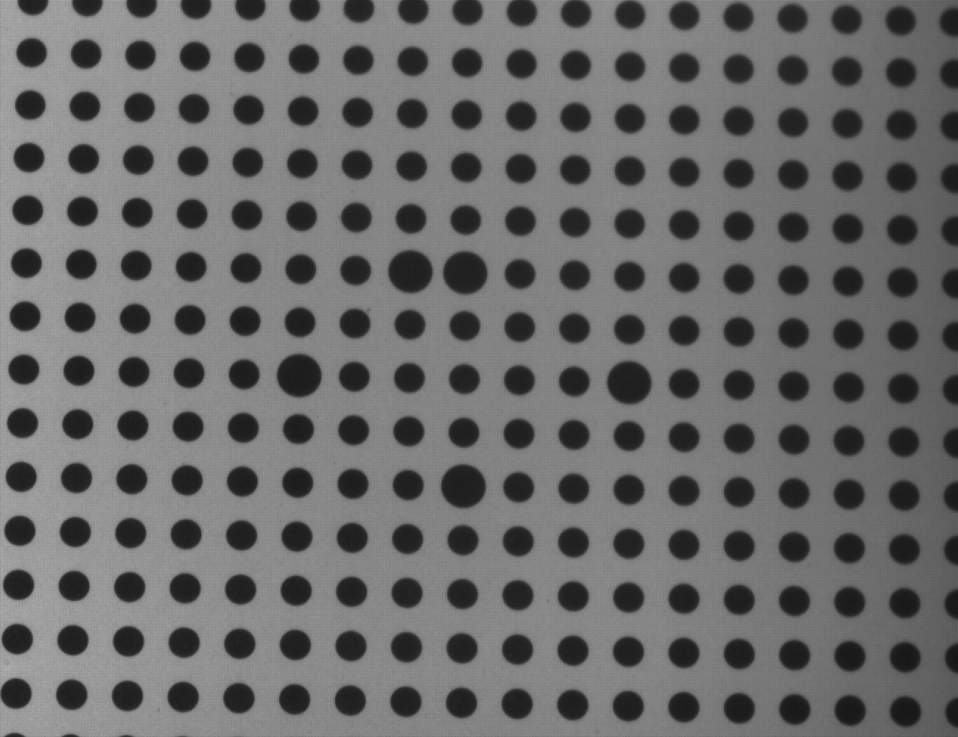
#> input picture .gitignore/data/raw/0007.png, 958 x 737 px, shrunk from 1300 x 1000 before the run
$ python -i detect_circles.py   (imports and definitions only)
#> lines starting #> are read from the running program, lines starting #| are printed output that depends on the picture; after the words box and inside, x2 and y2 are one past the last pixel; in counts of white or black regions, pixels touching at a corner belong together
#> further down, picture is the input picture: shape (737, 958, 3); min 22, max 174, mean 106.7

import cv2
import numpy as np
from typing import List, Optional, Tuple
import os

def find_subpixel_edges(image: np.ndarray,
                       blur_kernel: tuple = (5, 5),
                       canny_thresholds: tuple = (50, 150),
                       win_size: int = 3,
                       max_iter: int = 40,
                       epsilon: float = 0.001) -> np.ndarray:
    """
    使用亚像素精度检测图像边缘

    参数:
        image: 输入图像 (BGR或灰度)
        blur_kernel: 高斯模糊核大小
        canny_thresholds: Canny边缘检测的阈值 (低, 高)
        win_size: 亚像素计算的窗口大小
        max_iter: 最大迭代次数
        epsilon: 迭代终止精度

    返回:
        edge_points: 亚像素级边缘点坐标 (N, 2)
    """
    # 转换为灰度图
    if len(image.shape) == 3:
        gray = cv2.cvtColor(image, cv2.COLOR_BGR2GRAY)
    else:
        gray = image.copy()

    # 检查图像大小是否足够
    min_dim = win_size * 2 + 5
    if gray.shape[0] < min_dim or gray.shape[1] < min_dim:
        return np.array([], dtype=np.float32).reshape(0, 2)

    # 高斯模糊降噪
    blurred = cv2.GaussianBlur(gray, blur_kernel, 1.5)

    # Canny边缘检测
    edges = cv2.Canny(blurred, canny_thresholds[0], canny_thresholds[1])

    # 查找轮廓
    contours, _ = cv2.findContours(edges, cv2.RETR_EXTERNAL, cv2.CHAIN_APPROX_NONE)

    # 准备亚像素角点检测参数
    criteria = (cv2.TERM_CRITERIA_EPS + cv2.TERM_CRITERIA_MAX_ITER, max_iter, epsilon)

    all_edge_points = []

    for contour in contours:
        if len(contour) < 5:  # 至少需要5个点
            continue

        # 转换为浮点型
        contour = np.float32(contour).reshape(-1, 2)

        # 检查轮廓点是否在图像边界内
        h, w = gray.shape
        valid_mask = ((contour[:, 0] >= win_size) &
                     (contour[:, 0] < w - win_size) &
                     (contour[:, 1] >= win_size) &
                     (contour[:, 1] < h - win_size))

        if not np.any(valid_mask):
            continue

        # 只保留有效点
        valid_contour = contour[valid_mask]

        try:
            # 亚像素精确化
            cv2.cornerSubPix(
                gray,
                valid_contour,
                (win_size, win_size),
                (-1, -1),  # 零区域，表示没有
                criteria
            )
            all_edge_points.append(valid_contour)
        except:
            # 如果亚像素处理失败，跳过这个轮廓
            continue

    if not all_edge_points:
        return np.array([], dtype=np.float32).reshape(0, 2)

    return np.vstack(all_edge_points)


def fit_ellipse_subpixel(image: np.ndarray,
                        min_points: int = 10,
                        roundness_threshold: float = 0.7) -> Optional[Tuple[tuple, tuple, float]]:
    """
    使用亚像素边缘拟合椭圆

    参数:
        image: 输入图像
        min_points: 拟合椭圆所需的最小点数
        roundness_threshold: 圆形度阈值

    返回:
        ((center_x, center_y), (major_axis, minor_axis), angle) 或 None
    """
    # 获取亚像素边缘点
    edge_points = find_subpixel_edges(image)

    if len(edge_points) < min_points:
        return None

    # 拟合椭圆
    ellipse = cv2.fitEllipse(edge_points)
    (center, axes, angle) = ellipse

    # 计算圆形度
    major_axis, minor_axis = max(axes), min(axes)
    area = np.pi * major_axis * minor_axis / 4.0
    perimeter = np.pi * (1.5 * (major_axis + minor_axis) - np.sqrt(major_axis * minor_axis))
    roundness = (4 * np.pi * area) / (perimeter * perimeter)

    if roundness < roundness_threshold:
        return None

    return (center, axes, angle, roundness)

def detect_circles_with_subpixel(image: np.ndarray,
                               min_area: int = 30,
                               roundness_threshold: float = 0.7) -> List[np.ndarray]:
    """
    检测图像中的圆形（使用亚像素精度）
    """
#> called with min_area = 30, roundness_threshold = 0.7
    if len(image.shape) == 3:
        gray = cv2.cvtColor(image, cv2.COLOR_BGR2GRAY)
    else:
        gray = image.copy()

    # 二值化
    _, binary = cv2.threshold(gray, 0, 255, cv2.THRESH_BINARY_INV + cv2.THRESH_OTSU)
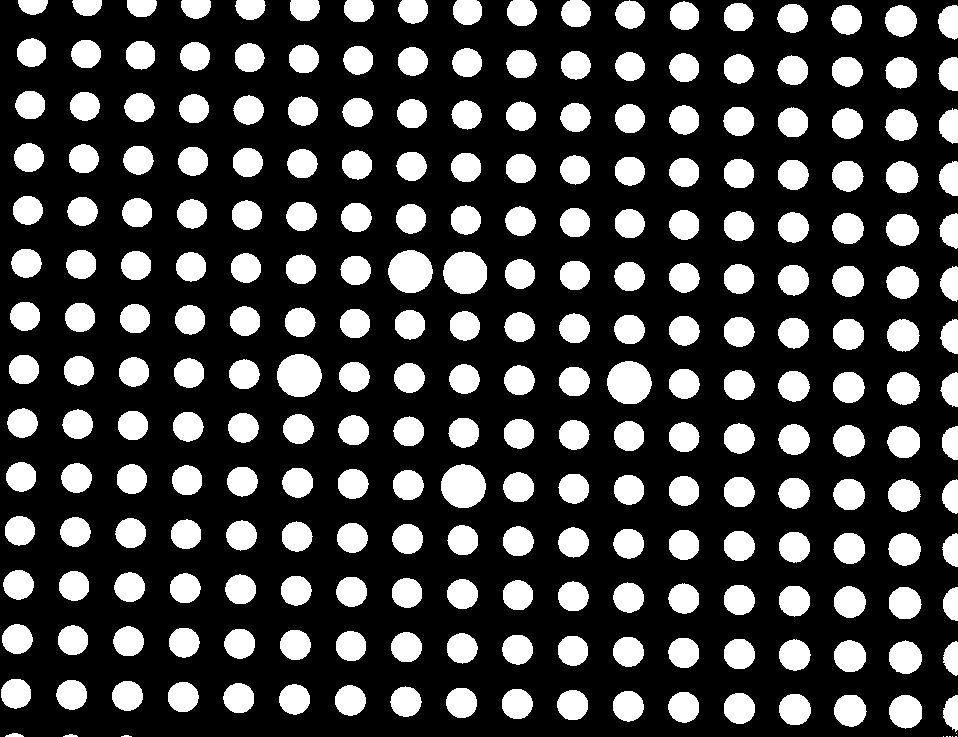
#> binary: shape (737, 958); 25.7% white; 261 white regions (7 under 20 px)

    # 查找轮廓
    contours, _ = cv2.findContours(binary, cv2.RETR_EXTERNAL, cv2.CHAIN_APPROX_SIMPLE)
#> contours = 261 contours, 8 with area under 20; largest, box (x1, y1, x2, y2) and area: (441, 464, 486, 508) 1480, (607, 361, 652, 404) 1454, (277, 354, 322, 397) 1454, (388, 250, 433, 293) 1437, (443, 251, 487, 294) 1426

    circles = []
    min_roi_size = 20  # 最小ROI大小

    for contour in contours:
        if len(contour) < 5:  # 至少需要5个点才能拟合椭圆
            continue

        area = cv2.contourArea(contour)
        if area < min_area:
            continue

        # 获取轮廓的边界框
        x, y, w, h = cv2.boundingRect(contour)

        # 确保ROI足够大
        if w < min_roi_size or h < min_roi_size:
            expand = max(min_roi_size - w, min_roi_size - h) // 2 + 1
        else:
            expand = 5  # 默认扩展5个像素

        # 计算扩展后的ROI，确保不超出图像边界
        x1 = max(0, x - expand)
        y1 = max(0, y - expand)
        x2 = min(gray.shape[1], x + w + expand)
        y2 = min(gray.shape[0], y + h + expand)

        # 提取ROI
        roi = gray[y1:y2, x1:x2]

        # 确保ROI足够大
        if roi.size == 0 or roi.shape[0] < min_roi_size or roi.shape[1] < min_roi_size:
            continue

        # 使用亚像素边缘拟合椭圆
        result = fit_ellipse_subpixel(roi, roundness_threshold=roundness_threshold)

        if result is not None:
            (center, axes, angle, roundness) = result
            # 将ROI坐标转换回原图坐标
            center = (center[0] + x1, center[1] + y1)
            radius = (axes[0] + axes[1]) / 4.0  # 平均半径

            circles.append(np.array([center[0], center[1], radius, roundness]))
#> this loop made 261 passes
#> (x, y, w, h, expand, x1, y1) on passes 11 to 22: (889, 695, 33, 34, 5, 884, 690), (834, 695, 33, 32, 5, 829, 690), (779, 694, 32, 31, 5, 774, 689), (724, 693, 31, 31, 5, 719, 688), (668, 692, 31, 31, 5, 663, 687), (613, 691, 31, 31, 5, 608, 686), (557, 690, 31, 30, 5, 552, 685), (502, 689, 31, 30, 5, 497, 684), (446, 688, 31, 30, 5, 441, 683), (390, 686, 32, 31, 5, 385, 681), (335, 685, 31, 31, 5, 330, 680), (279, 684, 31, 31, 5, 274, 679)
#> (x, y, w, h, expand, x1, y1) on passes 9, 10, 28: (5, 733, 19, 4, 9, 0, 724), (943, 695, 15, 37, 3, 940, 692), (943, 641, 15, 35, 3, 940, 638)

    return circles


# [109 lines left out: functions detect_circles, find_circles, plot_dectected_circles, not called in this run]

>>> import cv2
>>> picture = cv2.imread('../.gitignore/data/raw/0007.png')
>>> result = detect_circles_with_subpixel(picture)

$ run again, on .gitignore/data/raw/0008.png
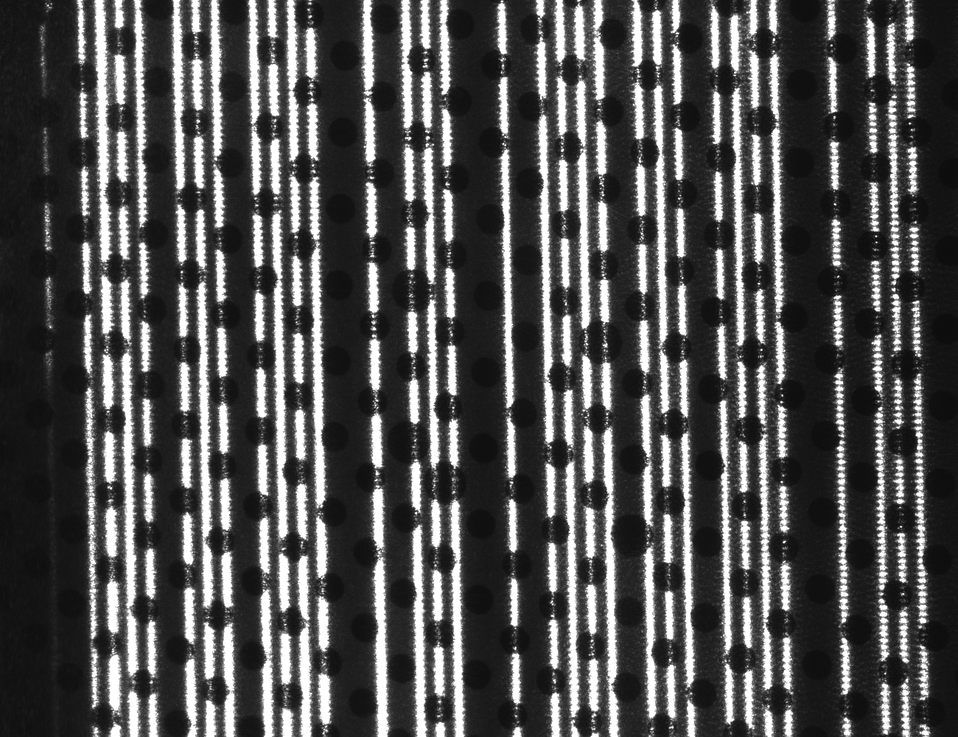
#> input picture .gitignore/data/raw/0008.png, 958 x 737 px, shrunk from 1300 x 1000 before the run
#> picture is the input picture: shape (737, 958, 3); min 12, max 255, mean 81.1
#> in detect_circles_with_subpixel, `_, binary = cv2.threshold(gray, 0, 255, cv2.THRESH_BINARY_INV + cv2.TH..`:
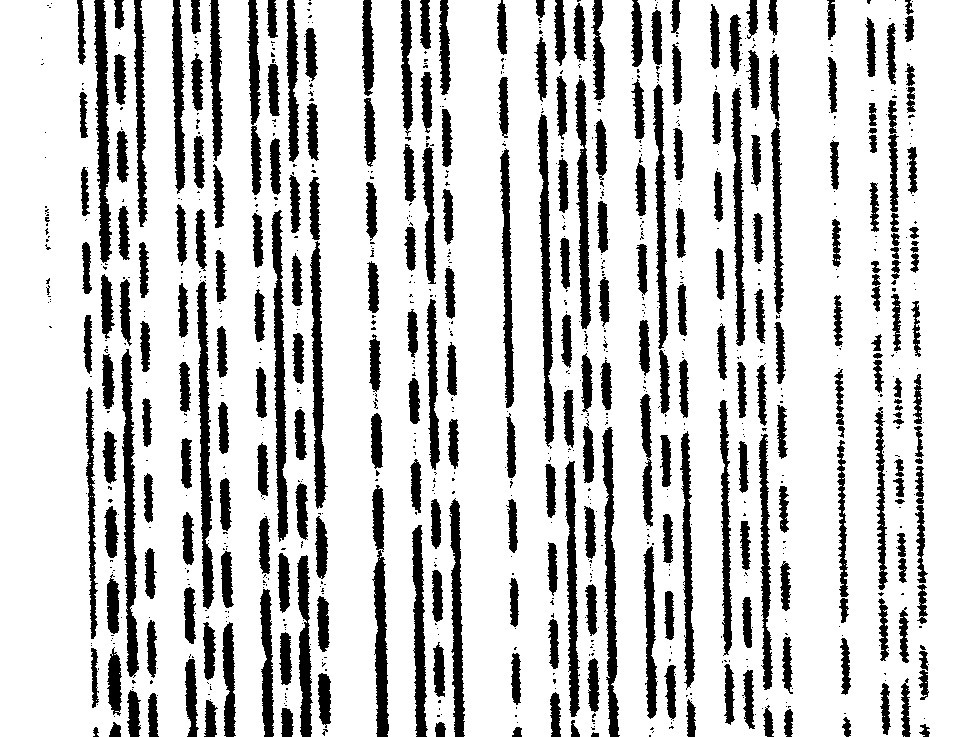
#> binary: shape (737, 958); 79.1% white; 973 black regions (706 under 20 px)
#> in detect_circles_with_subpixel, `contours, _ = cv2.findContours(binary, cv2.RETR_EXTERNAL, cv2.CHAIN_AP..`: contours = 5 contours, 4 with area under 20; largest, box (x1, y1, x2, y2) and area: (0, 0, 958, 737) 665524
#> the loop in detect_circles_with_subpixel, `for contour in contours:` made 5 passes
#> (x, y, w, h, expand, x1, y1) on pass 5: (0, 0, 958, 737, 5, 0, 0)
#> after the loop in detect_circles_with_subpixel, `for contour in contours:`: circles = []

$ run again, on .gitignore/data/raw/0009.png
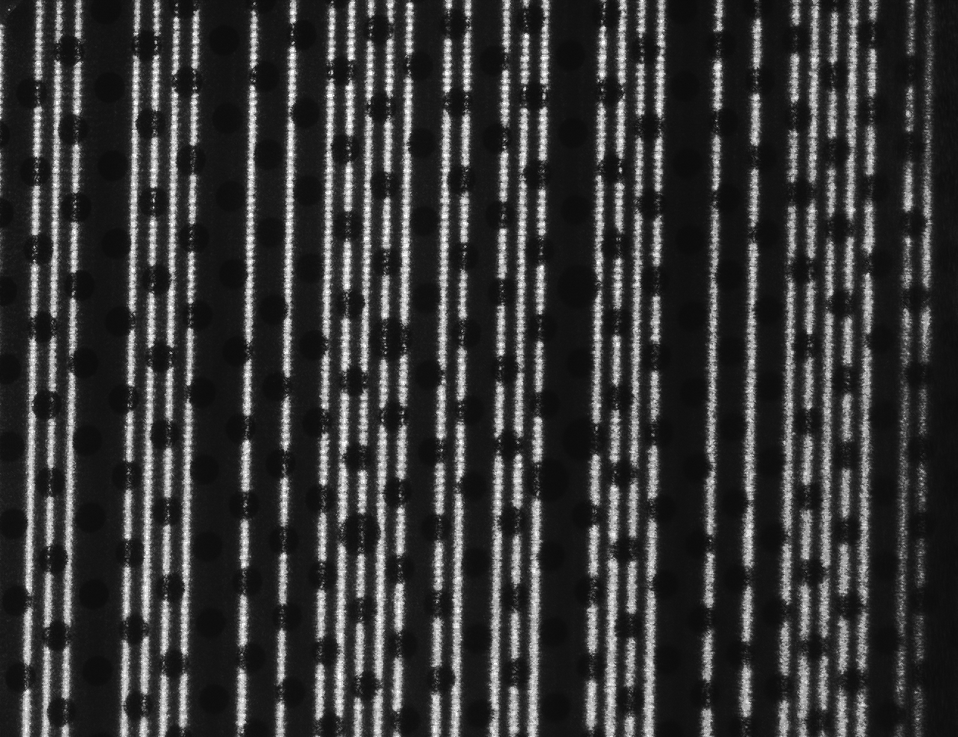
#> input picture .gitignore/data/raw/0009.png, 958 x 737 px, shrunk from 1300 x 1000 before the run
#> picture is the input picture: shape (737, 958, 3); min 11, max 255, mean 55.3
#> in detect_circles_with_subpixel, `_, binary = cv2.threshold(gray, 0, 255, cv2.THRESH_BINARY_INV + cv2.TH..`:
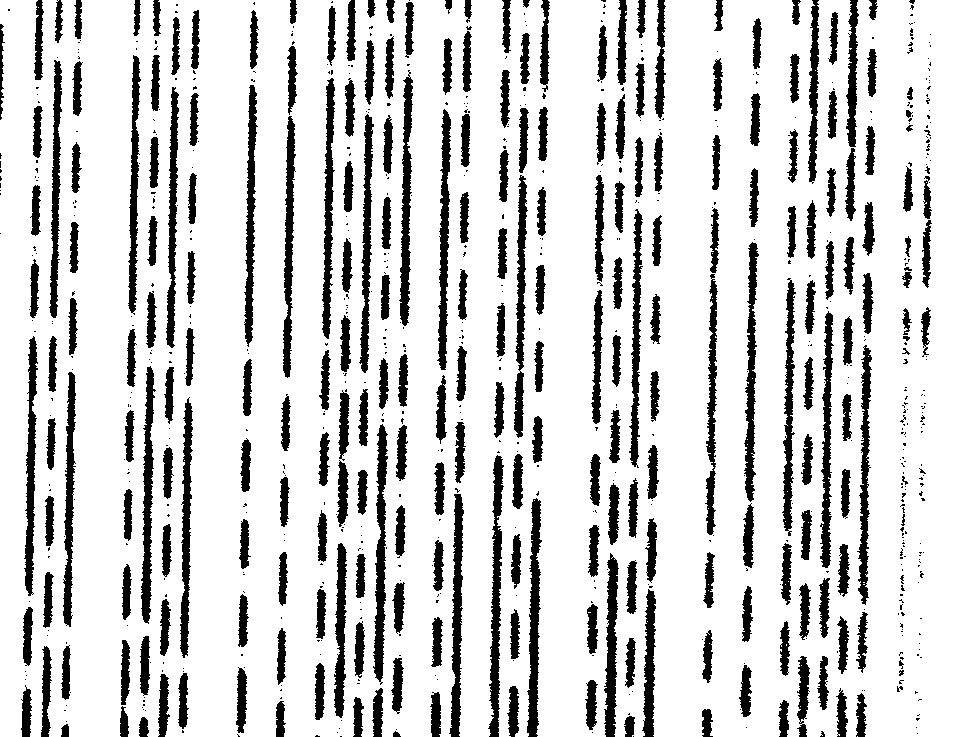
#> binary: shape (737, 958); 81.5% white; 814 black regions (563 under 20 px)
#> in detect_circles_with_subpixel, `contours, _ = cv2.findContours(binary, cv2.RETR_EXTERNAL, cv2.CHAIN_AP..`: contours = 8 contours, 7 with area under 20; largest, box (x1, y1, x2, y2) and area: (0, 0, 958, 737) 678826
#> the loop in detect_circles_with_subpixel, `for contour in contours:` made 8 passes
#> (x, y, w, h, expand, x1, y1) on pass 8: (0, 0, 958, 737, 5, 0, 0)
#> after the loop in detect_circles_with_subpixel, `for contour in contours:`: circles = []

$ run again, on .gitignore/data/raw/0011.png
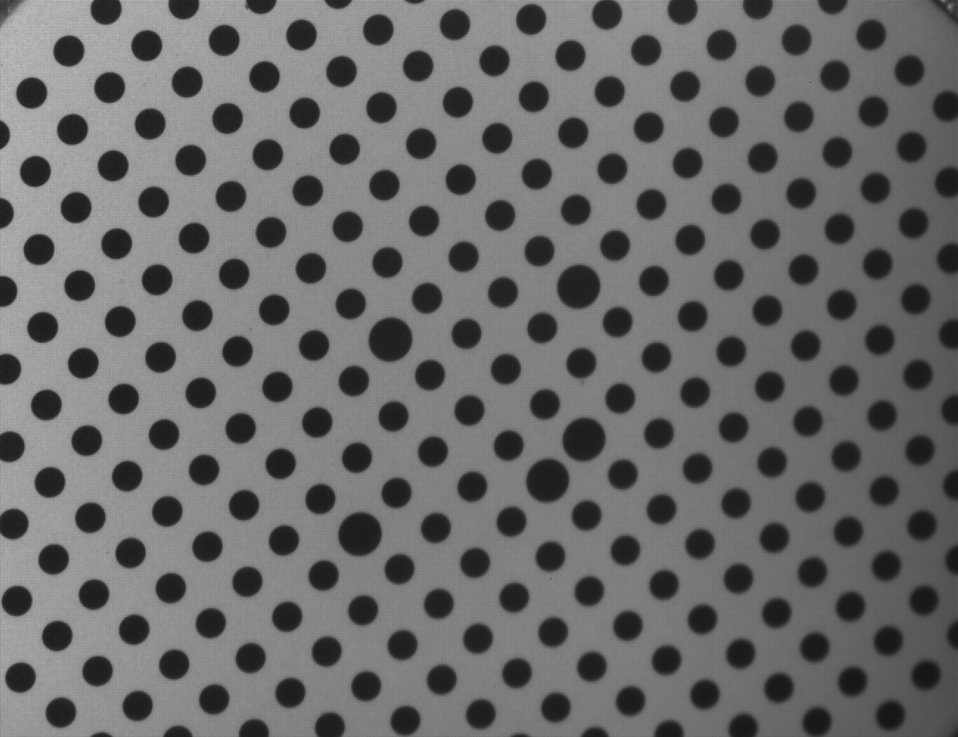
#> input picture .gitignore/data/raw/0011.png, 958 x 737 px, shrunk from 1300 x 1000 before the run
#> picture is the input picture: shape (737, 958, 3); min 21, max 191, mean 107
#> in detect_circles_with_subpixel, `_, binary = cv2.threshold(gray, 0, 255, cv2.THRESH_BINARY_INV + cv2.TH..`:
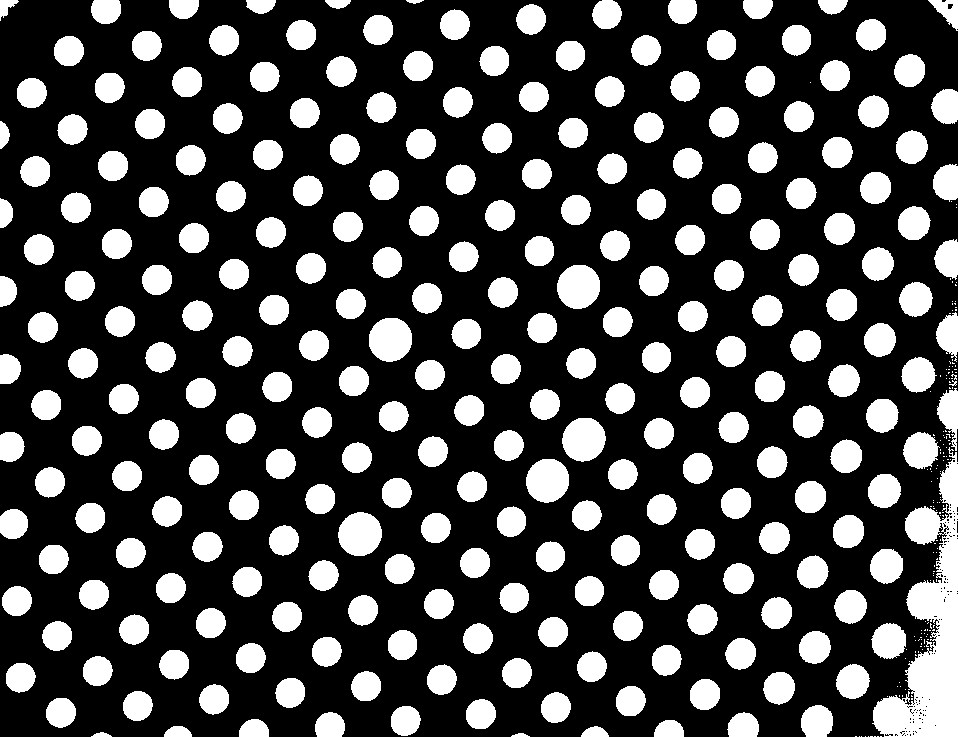
#> binary: shape (737, 958); 26.9% white; 393 white regions (142 under 20 px)
#> in detect_circles_with_subpixel, `contours, _ = cv2.findContours(binary, cv2.RETR_EXTERNAL, cv2.CHAIN_AP..`: contours = 393 contours, 143 with area under 20; largest, box (x1, y1, x2, y2) and area: (872, 447, 958, 737) 10419, (369, 318, 412, 362) 1453, (338, 512, 382, 556) 1449, (557, 265, 600, 309) 1442, (562, 418, 606, 462) 1439
#> the loop in detect_circles_with_subpixel, `for contour in contours:` made 393 passes
#> (x, y, w, h, expand, x1, y1) on passes 15, 17, 18, 20, 22, 27, 28, 32: (239, 719, 30, 18, 2, 237, 717), (315, 712, 30, 25, 5, 310, 707), (391, 706, 30, 30, 5, 386, 701), (466, 699, 30, 30, 5, 461, 694), (46, 698, 30, 30, 5, 41, 693), (541, 692, 30, 31, 5, 536, 687), (123, 691, 30, 30, 5, 118, 686), (616, 686, 30, 30, 5, 611, 681)
#> after the loop in detect_circles_with_subpixel, `for contour in contours:`:
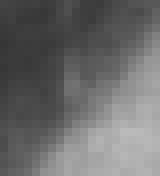
#> roi: shape (22, 20) (shown 8 times larger); min 54, max 186, mean 106.8
